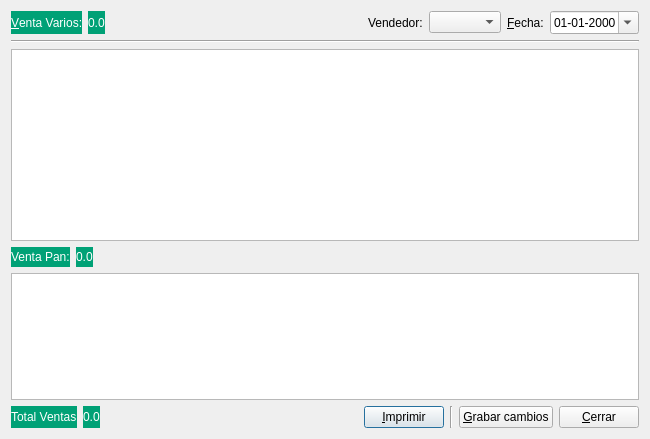
<?xml version="1.0" encoding="UTF-8"?>
<ui version="4.0">
 <class>DlgVentaDiaria</class>
 <widget class="QDialog" name="DlgVentaDiaria">
  <property name="geometry">
   <rect>
    <x>0</x>
    <y>0</y>
    <width>650</width>
    <height>439</height>
   </rect>
  </property>
  <property name="windowTitle">
   <string>Venta diaria</string>
  </property>
  <layout class="QVBoxLayout" name="verticalLayout_2">
   <item>
    <layout class="QVBoxLayout" name="verticalLayout">
     <item>
      <layout class="QHBoxLayout" name="horizontalLayout_2">
       <item>
        <widget class="QLabel" name="fechaLabel_2">
         <property name="styleSheet">
          <string notr="true">background-color: rgb(0, 161, 118);
color: rgb(255, 255, 255);
font: 12pt &quot;Lucida Sans&quot;;</string>
         </property>
         <property name="text">
          <string>&amp;Venta Varios:</string>
         </property>
         <property name="buddy">
          <cstring>fechaDateEdit</cstring>
         </property>
        </widget>
       </item>
       <item>
        <widget class="QLabel" name="lblTotVarios">
         <property name="styleSheet">
          <string notr="true">background-color: rgb(0, 161, 118);
color: rgb(255, 255, 255);
font: 12pt &quot;Lucida Sans&quot;;</string>
         </property>
         <property name="text">
          <string>0.0</string>
         </property>
        </widget>
       </item>
       <item>
        <spacer name="horizontalSpacer">
         <property name="orientation">
          <enum>Qt::Horizontal</enum>
         </property>
         <property name="sizeHint" stdset="0">
          <size>
           <width>40</width>
           <height>20</height>
          </size>
         </property>
        </spacer>
       </item>
       <item>
        <widget class="QLabel" name="label">
         <property name="text">
          <string>Vendedor:</string>
         </property>
        </widget>
       </item>
       <item>
        <widget class="QComboBox" name="vendedoresComboBox"/>
       </item>
       <item>
        <widget class="QLabel" name="fechaLabel">
         <property name="text">
          <string>&amp;Fecha:</string>
         </property>
         <property name="buddy">
          <cstring>fechaDateEdit</cstring>
         </property>
        </widget>
       </item>
       <item>
        <widget class="QDateEdit" name="fechaDateEdit">
         <property name="displayFormat">
          <string>dd-MM-yyyy</string>
         </property>
         <property name="calendarPopup">
          <bool>true</bool>
         </property>
        </widget>
       </item>
      </layout>
     </item>
     <item>
      <widget class="Line" name="line_2">
       <property name="orientation">
        <enum>Qt::Horizontal</enum>
       </property>
      </widget>
     </item>
     <item>
      <widget class="QTableView" name="ventaVariosTableView">
       <property name="sizePolicy">
        <sizepolicy hsizetype="Expanding" vsizetype="MinimumExpanding">
         <horstretch>0</horstretch>
         <verstretch>0</verstretch>
        </sizepolicy>
       </property>
       <property name="frameShadow">
        <enum>QFrame::Sunken</enum>
       </property>
       <property name="lineWidth">
        <number>1</number>
       </property>
       <attribute name="horizontalHeaderShowSortIndicator" stdset="0">
        <bool>false</bool>
       </attribute>
       <attribute name="verticalHeaderCascadingSectionResizes">
        <bool>false</bool>
       </attribute>
      </widget>
     </item>
    </layout>
   </item>
   <item>
    <layout class="QHBoxLayout" name="horizontalLayout_4">
     <item>
      <widget class="QLabel" name="label_4">
       <property name="styleSheet">
        <string notr="true">background-color: rgb(0, 161, 118);
color: rgb(255, 255, 255);
font: 12pt &quot;Lucida Sans&quot;;</string>
       </property>
       <property name="text">
        <string>Venta Pan:</string>
       </property>
      </widget>
     </item>
     <item>
      <widget class="QLabel" name="lblTotPan">
       <property name="styleSheet">
        <string notr="true">background-color: rgb(0, 161, 118);
color: rgb(255, 255, 255);
font: 12pt &quot;Lucida Sans&quot;;</string>
       </property>
       <property name="text">
        <string>0.0</string>
       </property>
      </widget>
     </item>
     <item>
      <spacer name="horizontalSpacer_2">
       <property name="orientation">
        <enum>Qt::Horizontal</enum>
       </property>
       <property name="sizeHint" stdset="0">
        <size>
         <width>40</width>
         <height>20</height>
        </size>
       </property>
      </spacer>
     </item>
    </layout>
   </item>
   <item>
    <widget class="QTableView" name="ventaPanesTableView">
     <property name="sizePolicy">
      <sizepolicy hsizetype="Expanding" vsizetype="Expanding">
       <horstretch>0</horstretch>
       <verstretch>0</verstretch>
      </sizepolicy>
     </property>
     <property name="frameShadow">
      <enum>QFrame::Sunken</enum>
     </property>
     <property name="lineWidth">
      <number>1</number>
     </property>
     <attribute name="horizontalHeaderShowSortIndicator" stdset="0">
      <bool>false</bool>
     </attribute>
    </widget>
   </item>
   <item>
    <layout class="QHBoxLayout" name="horizontalLayout_3">
     <item>
      <widget class="QLabel" name="fechaLabel_3">
       <property name="styleSheet">
        <string notr="true">background-color: rgb(0, 161, 118);
color: rgb(255, 255, 255);
font: 12pt &quot;Lucida Sans&quot;;</string>
       </property>
       <property name="text">
        <string>Total Ventas</string>
       </property>
       <property name="buddy">
        <cstring>fechaDateEdit</cstring>
       </property>
      </widget>
     </item>
     <item>
      <widget class="QLabel" name="lblTotal">
       <property name="styleSheet">
        <string notr="true">background-color: rgb(0, 161, 118);
color: rgb(255, 255, 255);
font: 12pt &quot;Lucida Sans&quot;;</string>
       </property>
       <property name="text">
        <string>0.0</string>
       </property>
      </widget>
     </item>
     <item>
      <spacer name="horizontalSpacer_3">
       <property name="orientation">
        <enum>Qt::Horizontal</enum>
       </property>
       <property name="sizeHint" stdset="0">
        <size>
         <width>40</width>
         <height>20</height>
        </size>
       </property>
      </spacer>
     </item>
     <item>
      <widget class="QPushButton" name="pushButtonImprimir">
       <property name="text">
        <string>&amp;Imprimir</string>
       </property>
      </widget>
     </item>
     <item>
      <widget class="Line" name="line">
       <property name="orientation">
        <enum>Qt::Vertical</enum>
       </property>
      </widget>
     </item>
     <item>
      <widget class="QPushButton" name="guardarPushButton">
       <property name="text">
        <string>&amp;Grabar cambios</string>
       </property>
      </widget>
     </item>
     <item>
      <widget class="QPushButton" name="cerrarPushButton">
       <property name="text">
        <string>&amp;Cerrar</string>
       </property>
      </widget>
     </item>
    </layout>
   </item>
  </layout>
 </widget>
 <tabstops>
  <tabstop>fechaDateEdit</tabstop>
  <tabstop>ventaVariosTableView</tabstop>
 </tabstops>
 <resources/>
 <connections>
  <connection>
   <sender>cerrarPushButton</sender>
   <signal>clicked()</signal>
   <receiver>DlgVentaDiaria</receiver>
   <slot>accept()</slot>
   <hints>
    <hint type="sourcelabel">
     <x>639</x>
     <y>403</y>
    </hint>
    <hint type="destinationlabel">
     <x>281</x>
     <y>411</y>
    </hint>
   </hints>
  </connection>
 </connections>
</ui>
